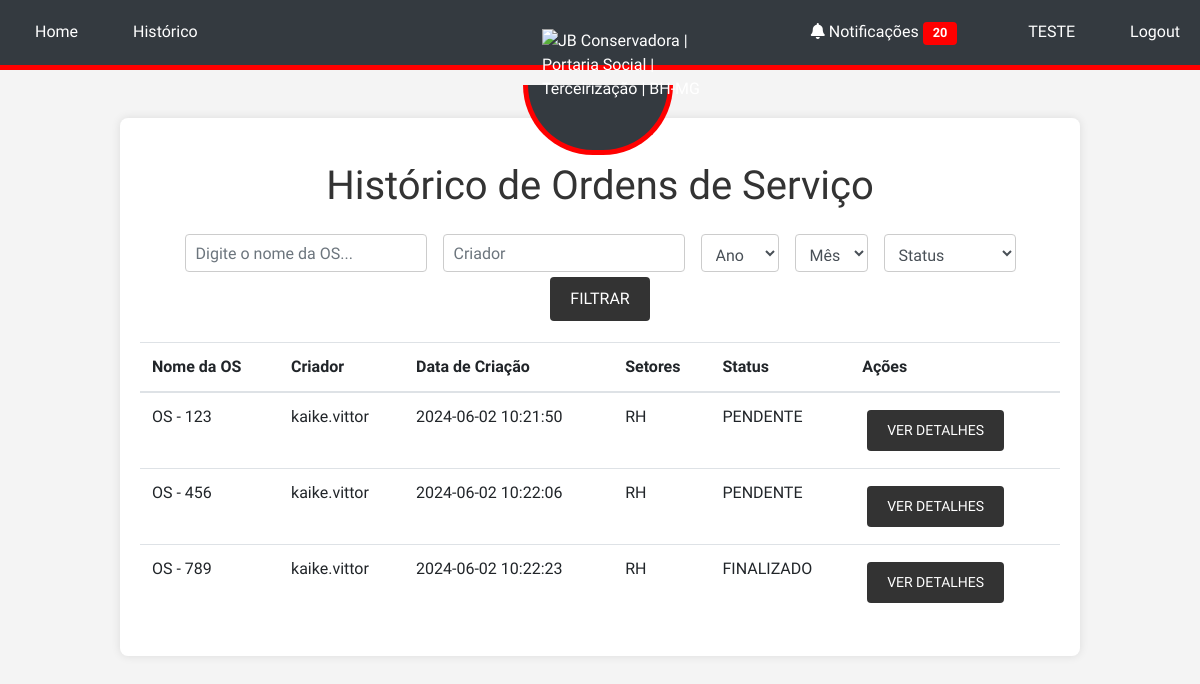
The page /history (signed in) on the database its author committed.
### tables this page shows
CREATE TABLE users (
            id INTEGER PRIMARY KEY AUTOINCREMENT,
            username TEXT NOT NULL UNIQUE,
            password TEXT NOT NULL,
            email TEXT NOT NULL UNIQUE,
            phone TEXT NOT NULL,
            sector TEXT NOT NULL
        );

CREATE TABLE os (
            id INTEGER PRIMARY KEY AUTOINCREMENT,
            file_path TEXT NOT NULL,
            created_at TEXT NOT NULL,
            name TEXT,
            creator_id INTEGER, ultima_notificacao TEXT, status TEXT DEFAULT "PENDENTE",
            FOREIGN KEY(creator_id) REFERENCES users(id)
        );

### app.py (the view)
    @app.route('/history')
    @login_required
    def history():
        conn = sqlite3.connect('site.db')
        conn.row_factory = sqlite3.Row  # Isso permite que você acesse os resultados como um dicionário
        c = conn.cursor()
        query = '''
        SELECT os.id, os.name, os.created_at, users.username,
               os.status,
               GROUP_CONCAT(DISTINCT sector.name ORDER BY sector.name ASC) AS sectors
        FROM os
        JOIN users ON os.creator_id = users.id
        LEFT JOIN sector ON os.id = sector.os_id
        WHERE 1=1
    '''
        params = []
        search = request.args.get('search')
        if search:
            query += ' AND os.name LIKE ?'
            params.append(f'%{search}%')
        filter_by_creator = request.args.get('filter_by_creator')
        if filter_by_creator:
            query += ' AND users.username = ?'
            params.append(filter_by_creator)
        filter_year = request.args.get('filter_year')
        if filter_year:
            query += ' AND strftime("%Y", os.created_at) = ?'
            params.append(filter_year)
        filter_month = request.args.get('filter_month')
        if filter_month:
            query += ' AND strftime("%m", os.created_at) = ?'
            params.append(f'{int(filter_month):02d}')  # Garantir que o mês tenha dois dígitos
        filter_status = request.args.get('filter_status')
        if filter_status:
            query += ' AND os.status = ?'
            params.append(filter_status)
        query += ' GROUP BY os.id, os.name, os.created_at, users.username'
        c.execute(query, params)
        orders = c.fetchall()
        c.execute('SELECT DISTINCT username FROM users')
        creators = c.fetchall()
        conn.close()
        orders = [dict(order) for order in orders]
        return render_template('history.html', orders=orders, creators=creators)

### templates/history.html (shortened to what this page needs)
{% extends "base.html" %}
{% block content %}
<h1 class="text-center my-4">Histórico de Ordens de Serviço</h1>
<form method="GET" action="{{ url_for('history') }}" class="form-inline justify-content-center">
    <div class="form-group mx-2">
        <input type="text" class="form-control" id="search" name="search" placeholder="Digite o nome da OS...">
    </div>
    <div class="form-group mx-2">
        <input type="text" class="form-control" id="filter_by_creator" name="filter_by_creator" placeholder="Criador">
    </div>
    <div class="form-group mx-2">
        <select class="form-control" id="filter_year" name="filter_year">
            <option value="">Ano</option>
        </select>
    </div>
    <div class="form-group mx-2">
        <select class="form-control" id="filter_month" name="filter_month">
            <option value="">Mês</option>
        </select>
    </div>
    <div class="form-group mx-2">
        <select class="form-control" id="filter_status" name="filter_status">
            <option value="">Status</option>
        </select>
    </div>
    <button type="submit" class="btn btn-primary mx-2">Filtrar</button>
</form>
<table class="table mt-3">
    <thead>
        <tr>
            <th>Nome da OS</th>
            <th>Criador</th>
            <th>Data de Criação</th>
            <th>Setores</th>
            <th>Status</th>
            <th>Ações</th>
        </tr>
    </thead>
    <tbody>
        {% for order in orders %}
        <tr>
            <td>{{ order['name'] }}</td>
            <td>{{ order['username'] }}</td>
            <td>{{ order['created_at'] }}</td>
            <td>{{ order['sectors'] }}</td>
            <td>{{ order['status'] }}</td>
            <td>
                <a href="{{ url_for('view_os', os_id=order['id']) }}" class="btn btn-secondary btn-sm">Ver Detalhes</a>
            </td>
        </tr>
        {% endfor %}
    </tbody>
</table>
{% endblock %}

### templates/base.html (shortened to what this page needs)
<!DOCTYPE html>
<html lang="en">
<head>
    <link rel="stylesheet" href="https://stackpath.bootstrapcdn.com/bootstrap/4.5.2/css/bootstrap.min.css">
    <link rel="stylesheet" href="{{ url_for('static', filename='style.css') }}">
    <link rel="stylesheet" href="https://cdnjs.cloudflare.com/ajax/libs/font-awesome/5.15.3/css/all.min.css">
</head>
<body>
    {% if request.endpoint != 'login' %}
    <div class="navbar">
        <div class="navbar-left">
            <a href="{{ url_for('index') }}" class="menu-item">Home</a>
            {% if current_user.is_authenticated %}
                <a href="{{ url_for('history') }}" class="menu-item">Histórico</a>
            {% else %}
                <a href="{{ url_for('login') }}" class="menu-item">Login</a>
            {% endif %}
        </div>
        <div class="logo-container">
            <img src="https://jbconservadora.com.br/wp-content/uploads/2020/09/logo-final-jb.png" alt="JB Conservadora | Portaria Social | Terceirização | BH-MG" class="logo">
        </div>
        <div class="navbar-right">
            {% if current_user.is_authenticated %}
                <a href="{{ url_for('notifications') }}" class="menu-item mr-3">
                    <i class="fas fa-bell"></i> Notificações
                    {% if g.unread_notifications_count > 0 %}
                        <span class="badge badge-danger">{{ g.unread_notifications_count }}</span>
                    {% endif %}
                </a>
                <a class="menu-item">{{ current_user.username }}</a>
                <a href="{{ url_for('logout') }}" class="menu-item">Logout</a>
            {% endif %}
        </div>
    </div>
    {% endif %}
    <div class="container mt-5">
        {% block content %}{% endblock %}
    </div>
</body>
</html>

### static/style.css (style rules this page uses)
body { font-family: 'Roboto', sans-serif; background-color: #f4f4f4; margin: 0; padding: 0; padding-top: 70px; display: flex; flex-direction: column; align-items: center; justify-content: flex-start; min-height: 100vh; color: #333; }
.container { width: 80%; max-width: 1200px; margin: 20px auto; padding: 20px; background: #fff; box-shadow: 0 0 10px rgba(0, 0, 0, 0.1); border-radius: 8px; }
.navbar { width: 100%; background-color: #333; padding: 10px; display: flex; justify-content: space-between; align-items: center; border-bottom: 5px solid red; position: fixed; top: 0; z-index: 1000; }
.navbar a { color: white; padding: 10px 20px; text-decoration: none; }
h1, h3 { color: #333; text-align: center; }
button, .btn { background-color: #333; color: white; border: none; padding: 10px 20px; margin: 5px; cursor: pointer; border-radius: 4px; text-transform: uppercase; }
.form-group, .form-check { margin-bottom: 15px; }
.form-control { width: 100%; padding: 10px; border: 1px solid #ccc; border-radius: 4px; }
.badge { padding: 5px 10px; border-radius: 4px; font-size: 0.8em; }
.badge-danger { background-color: red; color: white; }

### templates/base.html (style rules this page uses)
.navbar { position: fixed; top: 0; width: 100%; background-color: #343a40; color: #ffffff; z-index: 1000; padding: 10px 0; }
.navbar .navbar-left, .navbar .navbar-right { display: flex; align-items: center; }
.navbar .navbar-left { flex: 1; justify-content: flex-start; }
.navbar .navbar-right { flex: 1; justify-content: flex-end; }
.navbar .menu-item { margin-left: 15px; color: #ffffff; text-decoration: none; }
.logo-container { position: absolute; top: 100%; left: 52%; transform: translate(-50%, -50%); width: 180px; height: auto; }
.logo-container::before { content: ''; position: absolute; width: 150px; height: 70px; border: 5px solid red; border-top: none; border-bottom-left-radius: 75px; border-bottom-right-radius: 75px; top: 56px; left: -6%; background-color: #343a40; z-index: -1; }
.logo { position: relative; left: 8px; width: 60%; }
.container { margin-top: 70px; }
body { font-family: 'Comfortaa', sans-serif; }

### rows shown on the page
users: username "TESTE"
os: name "OS - 123", username "kaike.vittor", created_at "2024-06-02 10:21:50", sectors "RH", status "PENDENTE"
os: name "OS - 456", username "kaike.vittor", created_at "2024-06-02 10:22:06", sectors "RH", status "PENDENTE"
os: name "OS - 789", username "kaike.vittor", created_at "2024-06-02 10:22:23", sectors "RH", status "FINALIZADO"

### other values the page prints
{{ g.unread_notifications_count }} "20"
